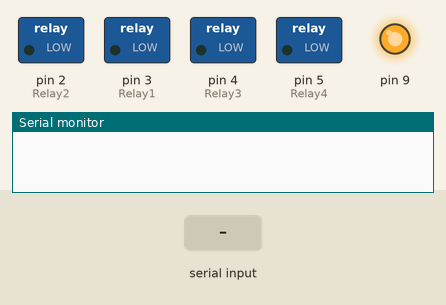
Recording of a sketch running on a simulated Arduino Mega 2560, built with avr-gcc and run on an emulated ATmega2560. On the bench: switched loads named in the sketch (green lamp = pin HIGH), output pins drawn as LEDs (lit = HIGH), the last lines printed to the serial monitor. The inputs (shaded band) are chosen by the test bench. The modem accepts every AT command (registered, SIM ready, sends succeed) and sends nothing else.

Above: at 0.1 s.
At 20.7 s:
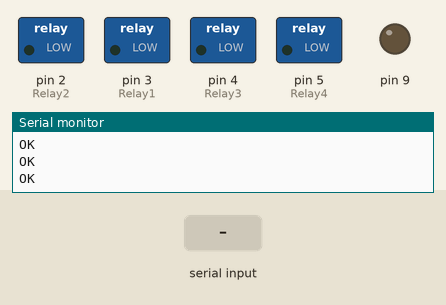
20.8 s: "+CMT:" received over the second serial link
23.3 s: "+CMTI" received over the second serial link
25.8 s: "," received over the second serial link
Timing chart, 0 to 28.8 s (numbered marks = the images above; inputs shaded):
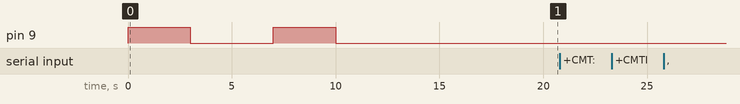

The sketch:

BlissGSM.ino
```cpp
/*
 * Author: Thilanga Ariyarathna, thilanga@blis4.co.nz
 * Company: Blis4 Technologies Ltd.
 * Date: 5 Oct 2025
 * Adapted from: Elecrow Keen
 *
 * Description:
 *  This sketch receives SMS commands using the SIM800C module to control 4 relays.
 *  It supports commands like "R1O" (Relay 1 Open), "R1C" (Relay 1 Close), etc.
 *  After executing a command, it sends an SMS acknowledgment back to the sender.
 */

#define DEBUG true  // Enable debug output

// Relay pin assignments
const int Relay1 = 3;
const int Relay2 = 2;
const int Relay3 = 4;
const int Relay4 = 5;

// Command strings
const String R1O = "R1O";
const String R1C = "R1C";
const String R2O = "R2O";
const String R2C = "R2C";
const String R3O = "R3O";
const String R3C = "R3C";
const String R4O = "R4O";
const String R4C = "R4C";

// Global variables
String serialMessage = "";
String mSeq = "";
bool debug = DEBUG;

// Function declarations
void resetModem();
void initNZ();
bool waitForModem(unsigned long timeout = 10000);
void sendData(String command, const int timeout, bool debug);
String readSerial3();
String runCommand(String command, const int timeout, bool debug);
void Data_handling(String response);
void sendSMS(String number, String message);

void setup() {
  Serial.begin(19200);    // Debug serial
  Serial1.begin(19200);   // SIM800C serial

  // Initialize relay pins
  for (int i = 2; i <= 5; i++) {
    pinMode(i, OUTPUT);
    digitalWrite(i, LOW); // Set initial state to LOW (relay off)
  }

  // Power control pin for SIM800
  pinMode(9, OUTPUT);

  resetModem();  // Hard reset SIM800

  sendData("AT", 2000, DEBUG);
  sendData("AT+CMGF=1", 1000, DEBUG); // Set SMS mode to text

  Serial.println("Waiting 10 s for modem to turn on...");
  resetModem();

  if (waitForModem(10000)) {
    Serial.println("Modem is ON and responsive.");
  } else {
    Serial.println("Modem not responding.");
  }

  initNZ();  // Setup SIM800 for Vodafone NZ
}

void loop() {
  serialMessage = readSerial3();

  // SMS content received directly
  if (serialMessage.indexOf("+CMT:") >= 0) {
    Serial.println("Direct message received!");
    Data_handling(serialMessage);
  }

  // SMS notification (memory reference)
  if (serialMessage.indexOf("+CMTI") >= 0) {
    Serial.println("SMS memory notification received!");

    // Extract SMS index from +CMTI: "SM",1
    mSeq = serialMessage.substring(serialMessage.indexOf(",") + 1);
    Serial.println("Message index: " + mSeq);

    // Read the SMS using AT+CMGR
    serialMessage = runCommand("AT+CMGR=" + mSeq, 500, DEBUG);
    Serial.println("Full SMS: " + serialMessage);

    // Handle the SMS content
    Data_handling(serialMessage);
  }
}

/**
 * Handles SMS commands and sends acknowledgements.
 */
void Data_handling(String response) {
  response.toUpperCase();  // Normalize for case-insensitive matching

  // Extract sender number from response: +CMT: "+1234567890", ...
  String senderNumber = "";
  int startIndex = response.indexOf("\"") + 1;
  int endIndex = response.indexOf("\"", startIndex);

  if (startIndex > 0 && endIndex > startIndex) {
    senderNumber = response.substring(startIndex, endIndex);
    if (debug) Serial.println("Sender Number: " + senderNumber);
  }

  String ackMessage = "";

  // Relay command processing
  if (response.indexOf(R1C) >= 0) {
    digitalWrite(Relay1, HIGH);
    ackMessage = "Relay 1 Closed";
  } else if (response.indexOf(R1O) >= 0) {
    digitalWrite(Relay1, LOW);
    ackMessage = "Relay 1 Opened";
  } else if (response.indexOf(R2C) >= 0) {
    digitalWrite(Relay2, HIGH);
    ackMessage = "Relay 2 Closed";
  } else if (response.indexOf(R2O) >= 0) {
    digitalWrite(Relay2, LOW);
    ackMessage = "Relay 2 Opened";
  } else if (response.indexOf(R3C) >= 0) {
    digitalWrite(Relay3, HIGH);
    ackMessage = "Relay 3 Closed";
  } else if (response.indexOf(R3O) >= 0) {
    digitalWrite(Relay3, LOW);
    ackMessage = "Relay 3 Opened";
  } else if (response.indexOf(R4C) >= 0) {
    digitalWrite(Relay4, HIGH);
    ackMessage = "Relay 4 Closed";
  } else if (response.indexOf(R4O) >= 0) {
    digitalWrite(Relay4, LOW);
    ackMessage = "Relay 4 Opened";
  } else {
    ackMessage = "Unrecognized command.";
  }

  // Send acknowledgment SMS
  if (senderNumber.length() > 0) {
    sendSMS(senderNumber, ackMessage);
  }

  if (debug) Serial.println("Ack: " + ackMessage);
}

/**
 * Sends a command to the SIM800 and reads back the response.
 */
void sendData(String command, const int timeout, bool debug) {
  String response = "";
  Serial1.println(command);
  long int time = millis();

  while ((time + timeout) > millis()) {
    while (Serial1.available()) {
      response += (char)Serial1.read();
    }
  }

  if (debug) {
    Serial.print(response);
  }
}

/**
 * Waits for SIM800 to respond with "OK" within a timeout.
 */
bool waitForModem(unsigned long timeout) {
  unsigned long startTime = millis();
  String response = "";

  while (millis() - startTime < timeout) {
    // Clear input
    while (Serial1.available()) Serial1.read();

    Serial1.println("AT");
    delay(500);

    response = "";
    while (Serial1.available()) {
      char c = Serial1.read();
      response += c;
    }

    if (response.indexOf("OK") != -1) {
      Serial.println("Modem is ready.");
      return true;
    }

    delay(500);
  }

  return false;
}

/**
 * Sends an SMS to a given phone number.
 */
void sendSMS(String number, String message) {
  Serial1.println("AT+CMGF=1");  // SMS text mode
  delay(500);
  Serial1.println("AT+CMGS=\"" + number + "\"");
  delay(500);
  Serial1.print(message);
  Serial1.write(26);  // Ctrl+Z to send

  if (debug) {
    Serial.println("Sent SMS to " + number + ": " + message);
  }
}

/**
 * Initializes SIM800C for Vodafone NZ.
 */
void initNZ() {
  Serial.println("****** Configuring SIM800 *******");
  delay(1000);

  Serial1.print("AT\r\n");
  delay(1000);

  Serial1.print("AT+CSTT=\"vodafone\"\r\n");  // Set APN
  delay(2000);

  Serial1.print("AT+CMGF=1\r\n");  // SMS text mode
  delay(2000);

  Serial1.print("AT+CNMI=2,2,0,0,0\r\n");  // Auto display SMS on receipt
  delay(2000);
}

/**
 * Performs a hardware reset of SIM800C.
 */
void resetModem() {
  digitalWrite(9, HIGH);
  delay(3000);
  digitalWrite(9, LOW);
  delay(1000);
  Serial.println("Modem reset...");
}

/**
 * Sends an AT command and returns the response (not implemented fully).
 */
String runCommand(String command, const int timeout, bool debug) {
  String response = "";
  Serial1.println(command);
  long int time = millis();

  while ((time + timeout) > millis()) {
    while (Serial1.available()) {
      response += (char)Serial1.read();
    }
  }

  if (debug && response.length() > 0) {
    Serial.println("Command Response: " + response);
  }

  return response;
}

/**
 * Reads full string from Serial1 (SIM800) if available.
 */
String readSerial3() {
  String mSerial1 = "";
  if (Serial1.available()) {
    mSerial1 = Serial1.readString();
    Serial.println("Received: " + mSerial1);
  }
  return mSerial1;
}
```
